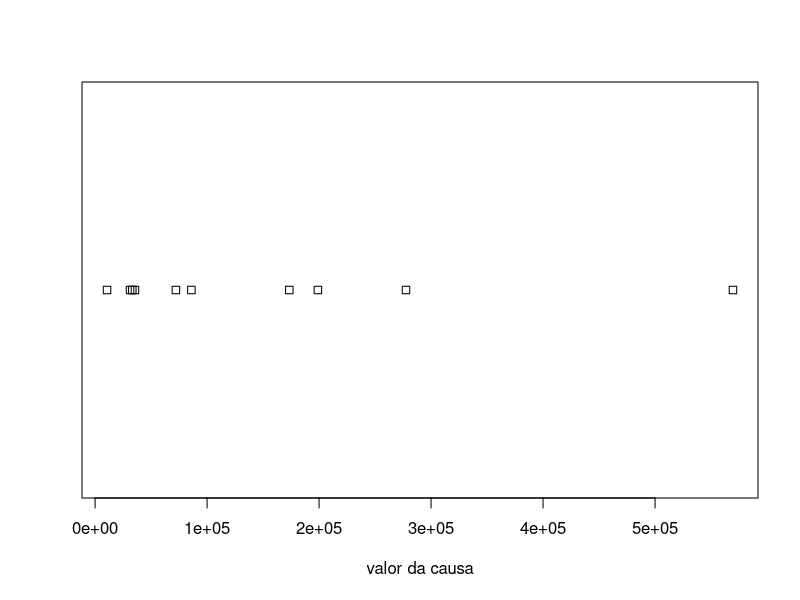
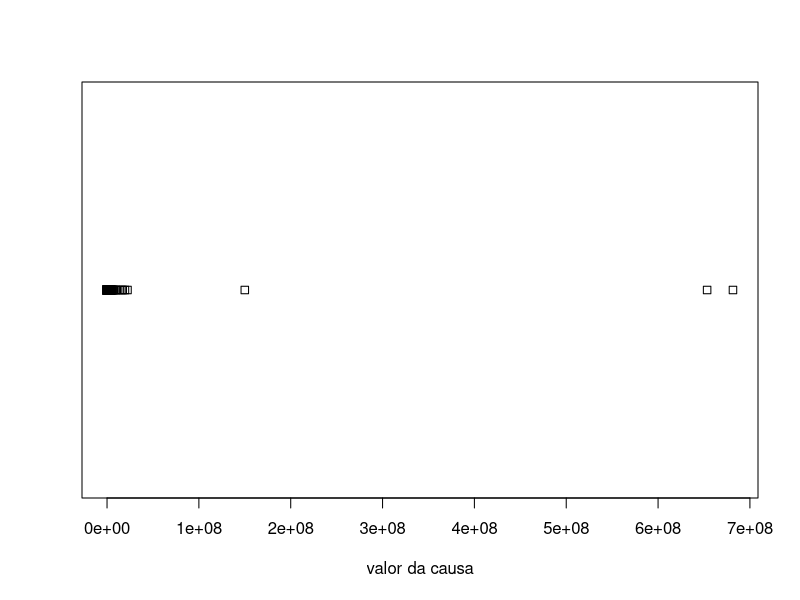
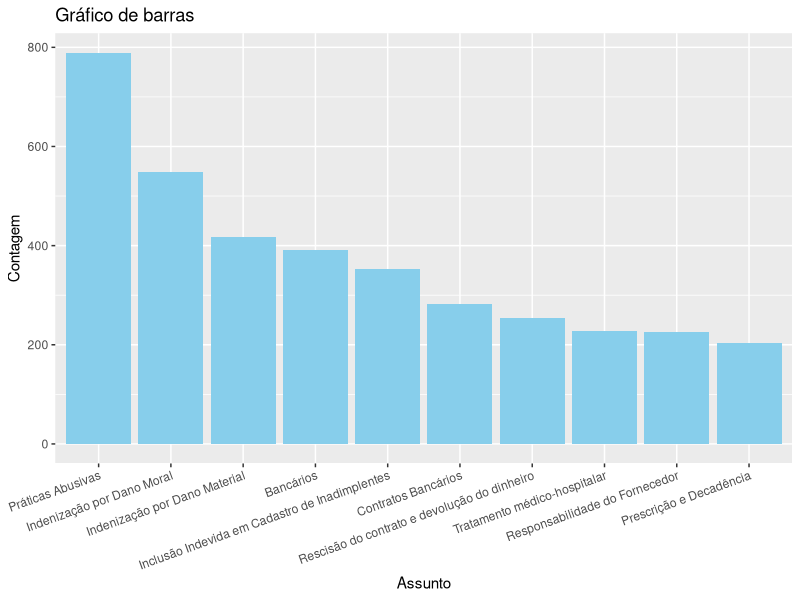
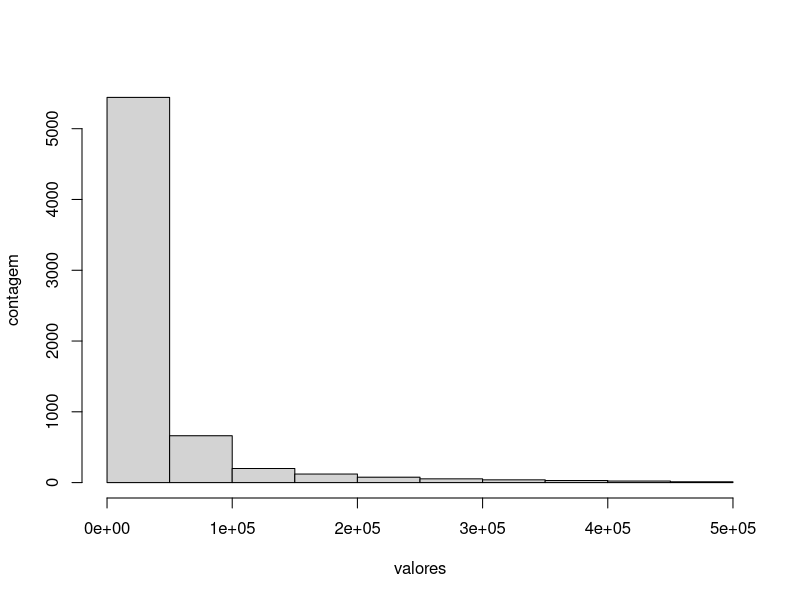
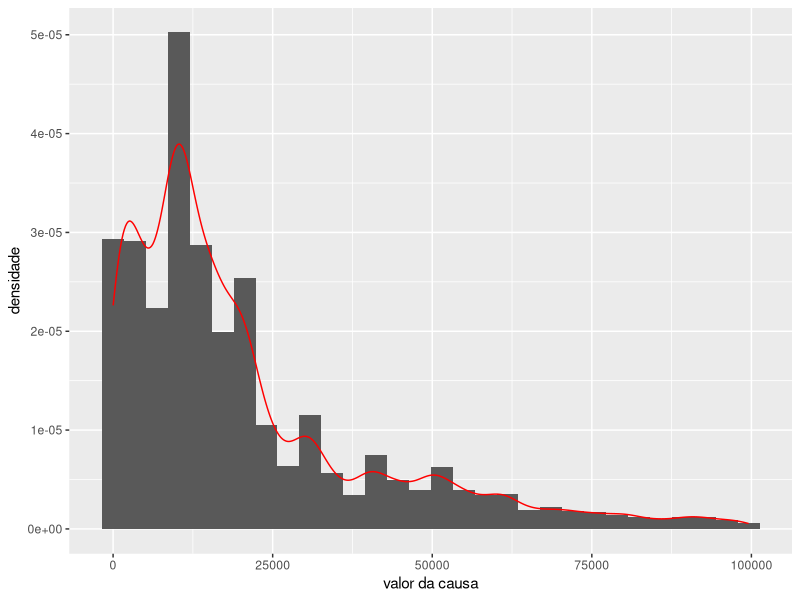
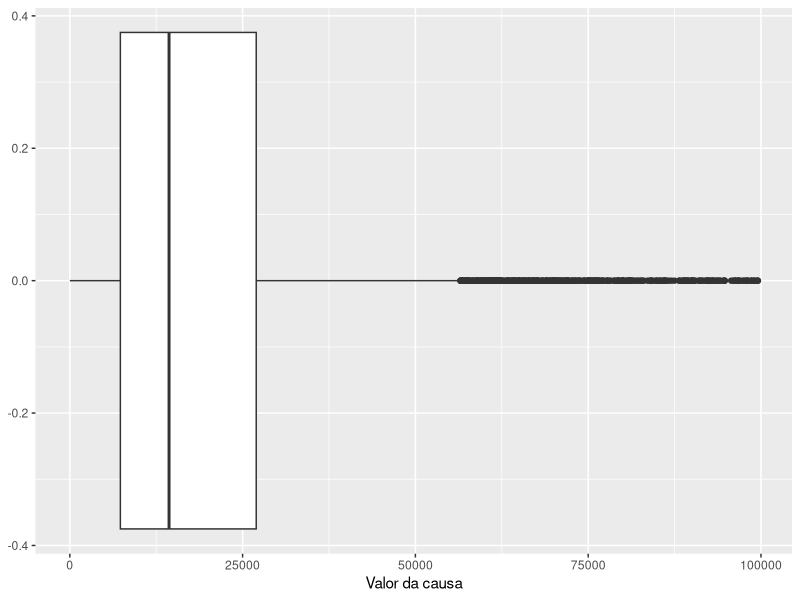
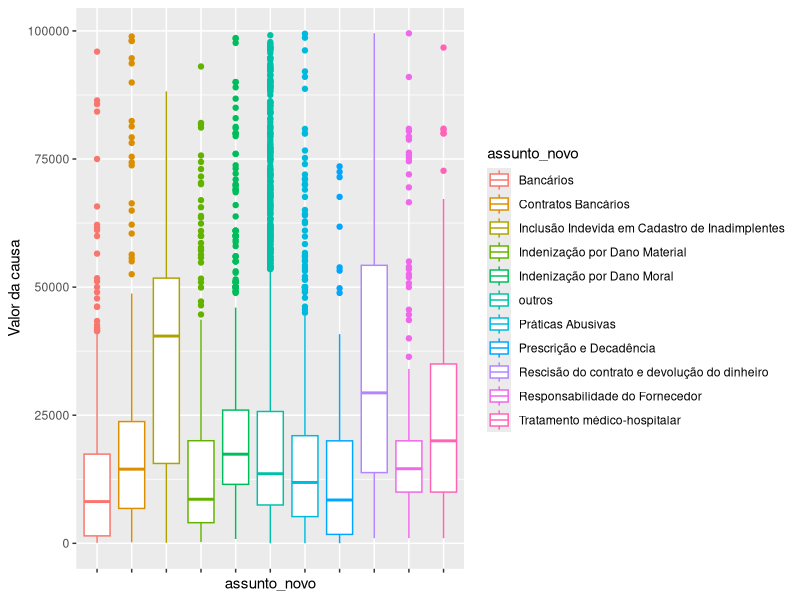
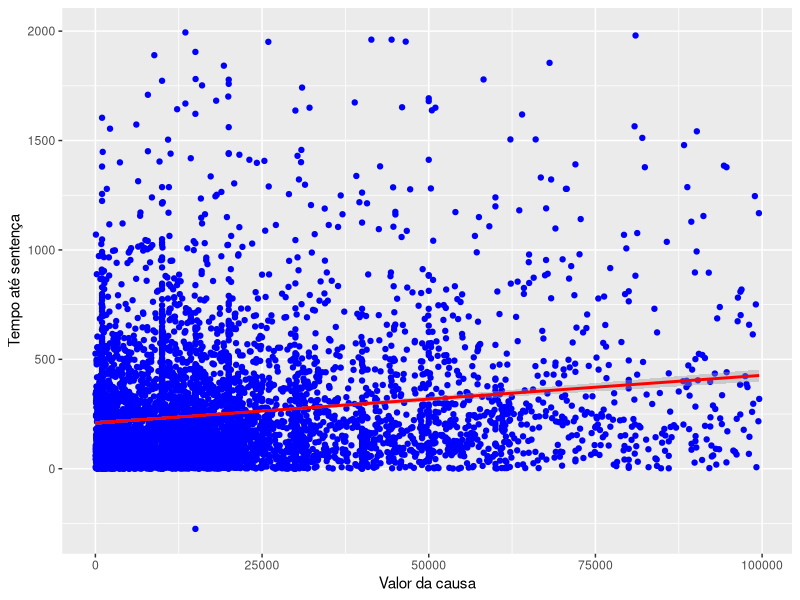

Here is the R script that generated these plots, in order:
## ---- chunk 1
require(tidyverse)
require(readxl)
data = read_xlsx("./dados_civeis.xlsx") %>% 
  select(-processo_por_dependencia)
normais = data$valor_numerico
data$valor_numerico[1:100]
## ---- chunk 2
mean(data$valor_numerico, na.rm = TRUE)
## ---- chunk 3
median(data$valor_numerico, na.rm = TRUE)
## ---- chunk 4
 dados = c(0, 0.1, 0.1, 0.2, 0.25, 0.5, 0.7, 0.9, 1.1, 10000)
 c(mean(dados), median(dados))
## ---- chunk 5
table(data$classe_info)
## ---- chunk 6
 max(data$valor_numerico, na.rm = TRUE) - min(data$valor_numerico, na.rm = TRUE)
c(min(data$valor_numerico, na.rm = TRUE), max(data$valor_numerico, na.rm = TRUE))
## ---- chunk 7
sum(data$valor_numerico > 10^8, na.rm = TRUE)
sum(data$valor_numerico > 10^7, na.rm = TRUE)
sum(data$valor_numerico > 10^6, na.rm = TRUE)
## ---- chunk 8
c(var(data$valor_numerico, na.rm = TRUE), sd(data$valor_numerico, na.rm = TRUE))
## ---- chunk 9
aux = quantile(data$valor_numerico, c(0.25, 0.5, 0.75), na.rm = TRUE)
aux
## ---- chunk 10
quantile(data$valor_numerico, c(0.025, 0.975), na.rm = TRUE)
mean(data$valor_numerico < 5*10^5, na.rm = TRUE)
## ---- chunk 11
summary(data$valor_numerico)
## ---- chunk 12
stripchart(data$valor_numerico[1:10], xlab="valor da causa")
## ---- chunk 13
stripchart(data$valor_numerico, xlab="valor da causa")
## ---- chunk 14
# Colocar categorias outros
contagens = sort(table(data$assunto_info), decreasing = TRUE)[1:10]
tibble(assunto = names(contagens), contagens) %>%
  ggplot(aes(x = reorder(assunto, contagens, decreasing = TRUE), y = contagens)) +
  geom_bar(stat = "identity", fill = "skyblue") +
  labs(title = "Gráfico de barras", x = "Assunto", y = "Contagem") +
  theme(axis.text.x = element_text(angle = 20, hjust = 1))
## ---- chunk 15
data %>% 
  filter(valor_numerico < 5*10^5) %>% 
  select(valor_numerico) %>% 
  unlist() %>% 
  hist(xlab="valores", ylab="contagem", main = "")
## ---- chunk 16
data %>% 
  filter(valor_numerico < 10^5) %>% 
  ggplot(aes(x = valor_numerico)) + 
  geom_histogram(aes(y=..density..)) +
  geom_density(color="red") +
  xlab("valor da causa") + 
  ylab("densidade")
## ---- chunk 17
data %>% 
  filter(valor_numerico < 10^5) %>%
  ggplot(aes(x = valor_numerico)) +
  geom_boxplot() +
  xlab("Valor da causa")
## ---- chunk 18
assuntos_freq = names(sort(table(data$assunto_info), decreasing = TRUE)[1:10])
data %>% 
  filter(valor_numerico < 10^5) %>% 
  mutate(
    assunto_novo = ifelse(assunto_info %in% assuntos_freq,
                          assunto_info,
                          "outros")
  ) %>% 
  ggplot(aes(y = valor_numerico, x = assunto_novo, color = assunto_novo)) +
  geom_boxplot() +
  theme(axis.text.x = element_blank()) +
  ylab("Valor da causa")
## ---- chunk 19
data %>% 
  filter(valor_numerico < 10^5) %>% 
  ggplot(aes(x = valor_numerico, y = Time)) +
  geom_point(color='blue') +
  geom_smooth(method='lm', color = "red") +
  xlab("Valor da causa") +
  ylab("Tempo até sentença")
## ---- chunk 20
alturas = c(149, 163, 168, 169, 172, 173, 175, 180, 181)
print(alturas)
